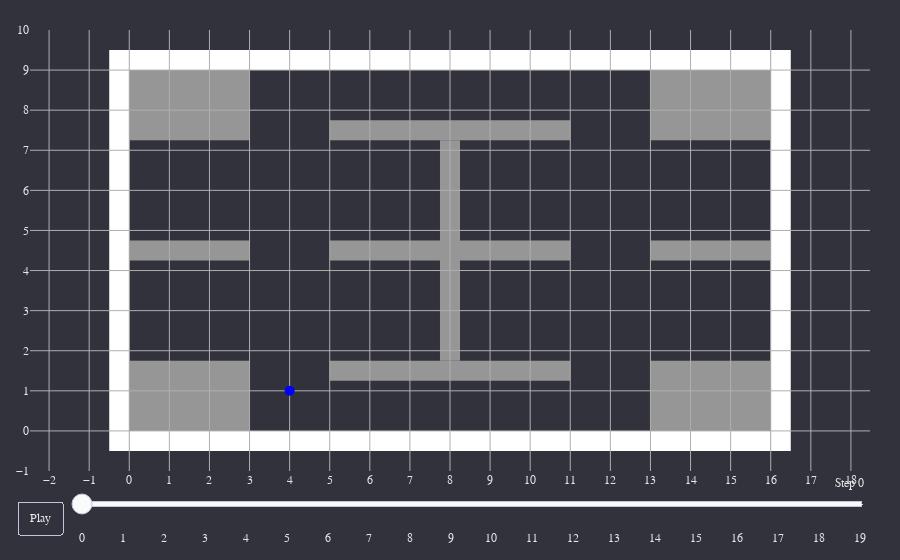

The notebook cell saved with this chart:
### Code cell
visualize_path(env,path)

### Figure 1 — Plotly figure (JSON) as saved in the notebook; plotly's stock layout.template omitted (floating-point values rounded to 4 significant figures)
{"data": [{"marker": {"color": "Blue", "size": 10}, "mode": "lines+markers", "showlegend": false, "type": "scatter", "x": [4], "y": [1]}], "layout": {"dragmode": "pan", "font": {"color": "rgba(230, 230, 230, 255)", "family": "Courier New, monospace"}, "hovermode": false, "margin": {"b": 30, "l": 30, "r": 30, "t": 30}, "paper_bgcolor": "rgba(50, 50, 60, 255)", "plot_bgcolor": "rgba(50, 50, 60, 255)", "shapes": [{"fillcolor": "rgba(255, 255, 255, 255)", "layer": "below", "line": {"width": 0}, "type": "rect", "x0": 0, "x1": 16, "y0": -0.5, "y1": 0}, {"fillcolor": "rgba(255, 255, 255, 255)", "layer": "below", "line": {"width": 0}, "type": "rect", "x0": 0, "x1": 16, "y0": 9, "y1": 9.5}, {"fillcolor": "rgba(255, 255, 255, 255)", "layer": "below", "line": {"width": 0}, "type": "rect", "x0": -0.5, "x1": 0, "y0": -0.5, "y1": 9.5}, {"fillcolor": "rgba(255, 255, 255, 255)", "layer": "below", "line": {"width": 0}, "type": "rect", "x0": 16, "x1": 16.5, "y0": -0.5, "y1": 9.5}, {"fillcolor": "rgba(150, 150, 150, 255)", "layer": "below", "line": {"width": 0}, "type": "rect", "x0": 0, "x1": 3, "y0": 4.25, "y1": 4.75}, {"fillcolor": "rgba(150, 150, 150, 255)", "layer": "below", "line": {"width": 0}, "type": "rect", "x0": 5, "x1": 11, "y0": 4.25, "y1": 4.75}, {"fillcolor": "rgba(150, 150, 150, 255)", "layer": "below", "line": {"width": 0}, "type": "rect", "x0": 13, "x1": 16, "y0": 4.25, "y1": 4.75}, {"fillcolor": "rgba(150, 150, 150, 255)", "layer": "below", "line": {"width": 0}, "type": "rect", "x0": 7.75, "x1": 8.25, "y0": 1.75, "y1": 7.25}, {"fillcolor": "rgba(150, 150, 150, 255)", "layer": "below", "line": {"width": 0}, "type": "rect", "x0": 0, "x1": 3, "y0": 0, "y1": 1.75}, {"fillcolor": "rgba(150, 150, 150, 255)", "layer": "below", "line": {"width": 0}, "type": "rect", "x0": 13, "x1": 16, "y0": 0, "y1": 1.75}, {"fillcolor": "rgba(150, 150, 150, 255)", "layer": "below", "line": {"width": 0}, "type": "rect", "x0": 0, "x1": 3, "y0": 7.25, "y1": 9}, {"fillcolor": "rgba(150, 150, 150, 255)", "layer": "below", "line": {"width": 0}, "type": "rect", "x0": 13, "x1": 16, "y0": 7.25, "y1": 9}, {"fillcolor": "rgba(150, 150, 150, 255)", "layer": "below", "line": {"width": 0}, "type": "rect", "x0": 5, "x1": 11, "y0": 7.25, "y1": 7.75}, {"fillcolor": "rgba(150, 150, 150, 255)", "layer": "below", "line": {"width": 0}, "type": "rect", "x0": 5, "x1": 11, "y0": 1.25, "y1": 1.75}], "sliders": [{"active": 0, "currentvalue": {"font": {"color": "rgb(230, 230, 230)", "family": "Courier New, monospace"}, "prefix": "Step ", "visible": true, "xanchor": "right"}, "font": {"color": "rgb(230, 230, 230)", "family": "Courier New, monospace"}, "len": 0.95, "pad": {"b": 10, "t": 0}, "steps": [{"args": [["0"], {"frame": {"duration": 300}, "mode": "immediate"}], "label": "0", "method": "animate"}, {"args": [["1"], {"frame": {"duration": 300}, "mode": "immediate"}], "label": "1", "method": "animate"}, {"args": [["2"], {"frame": {"duration": 300}, "mode": "immediate"}], "label": "2", "method": "animate"}, {"args": [["3"], {"frame": {"duration": 300}, "mode": "immediate"}], "label": "3", "method": "animate"}, {"args": [["4"], {"frame": {"duration": 300}, "mode": "immediate"}], "label": "4", "method": "animate"}, {"args": [["5"], {"frame": {"duration": 300}, "mode": "immediate"}], "label": "5", "method": "animate"}, {"args": [["6"], {"frame": {"duration": 300}, "mode": "immediate"}], "label": "6", "method": "animate"}, {"args": [["7"], {"frame": {"duration": 300}, "mode": "immediate"}], "label": "7", "method": "animate"}, {"args": [["8"], {"frame": {"duration": 300}, "mode": "immediate"}], "label": "8", "method": "animate"}, {"args": [["9"], {"frame": {"duration": 300}, "mode": "immediate"}], "label": "9", "method": "animate"}, {"args": [["10"], {"frame": {"duration": 300}, "mode": "immediate"}], "label": "10", "method": "animate"}, {"args": [["11"], {"frame": {"duration": 300}, "mode": "immediate"}], "label": "11", "method": "animate"}, {"args": [["12"], {"frame": {"duration": 300}, "mode": "immediate"}], "label": "12", "method": "animate"}, {"args": [["13"], {"frame": {"duration": 300}, "mode": "immediate"}], "label": "13", "method": "animate"}, {"args": [["14"], {"frame": {"duration": 300}, "mode": "immediate"}], "label": "14", "method": "animate"}, {"args": [["15"], {"frame": {"duration": 300}, "mode": "immediate"}], "label": "15", "method": "animate"}, {"args": [["16"], {"frame": {"duration": 300}, "mode": "immediate"}], "label": "16", "method": "animate"}, {"args": [["17"], {"frame": {"duration": 300}, "mode": "immediate"}], "label": "17", "method": "animate"}, {"args": [["18"], {"frame": {"duration": 300}, "mode": "immediate"}], "label": "18", "method": "animate"}, {"args": [["19"], {"frame": {"duration": 300}, "mode": "immediate"}], "label": "19", "method": "animate"}], "x": 0.05, "xanchor": "left", "y": 0, "yanchor": "top"}], "updatemenus": [{"buttons": [{"args": [null, {"frame": {"duration": 300}, "fromcurrent": true}], "label": "Play", "method": "animate"}], "direction": "left", "font": {"color": "rgb(230, 230, 230)", "family": "Courier New, monospace"}, "pad": {"r": 10, "t": 30}, "showactive": false, "type": "buttons", "x": 0.05, "xanchor": "right", "y": 0, "yanchor": "top"}], "xaxis": {"dtick": 1, "gridcolor": "rgba(175, 175, 175, 255)", "range": [-1, 17], "showgrid": true, "showticklabels": true, "zeroline": false}, "yaxis": {"dtick": 1, "gridcolor": "rgba(175, 175, 175, 255)", "range": [-1, 10], "scaleanchor": "x", "scaleratio": 1, "showgrid": true, "showticklabels": true, "zeroline": false}}}
